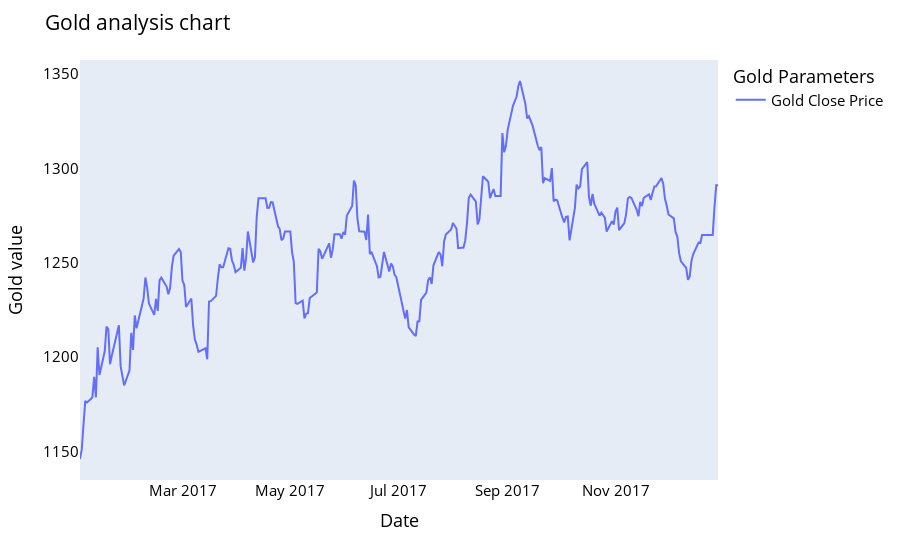

Source (notebook cell):
### Code cell
names = cycle(['Gold Close Price'])

fig = px.line(y_2017, x=y_2017.Date, y=[y_2017['Close']],
             labels={'Date': 'Date','value':'Gold value'})
fig.update_layout(title_text='Gold analysis chart', font_size=15, font_color='black',legend_title_text='Gold Parameters')
fig.for_each_trace(lambda t:  t.update(name = next(names)))
fig.update_xaxes(showgrid=False)
fig.update_yaxes(showgrid=False)

fig.show()

### Figure 1 — Plotly figure (JSON) as saved in the notebook; plotly's stock layout.template omitted (floating-point values rounded to 4 significant figures; data arrays with more than 128 entries replaced by an {"elided": "..."} marker saying what was removed)
{"data": [{"hovertemplate": "variable=Close<br>Date=%{x}<br>Gold value=%{y}<extra></extra>", "legendgroup": "Close", "line": {"color": "#636efa", "dash": "solid"}, "marker": {"symbol": "circle"}, "mode": "lines", "name": "Gold Close Price", "orientation": "v", "showlegend": true, "type": "scatter", "x": {"elided": "260 str values"}, "xaxis": "x", "y": {"elided": "260 float values"}, "yaxis": "y"}], "layout": {"font": {"color": "black", "size": 15}, "legend": {"title": {"text": "Gold Parameters"}, "tracegroupgap": 0}, "margin": {"t": 60}, "title": {"text": "Gold analysis chart"}, "xaxis": {"anchor": "y", "domain": [0, 1], "showgrid": false, "title": {"text": "Date"}}, "yaxis": {"anchor": "x", "domain": [0, 1], "showgrid": false, "title": {"text": "Gold value"}}}}
